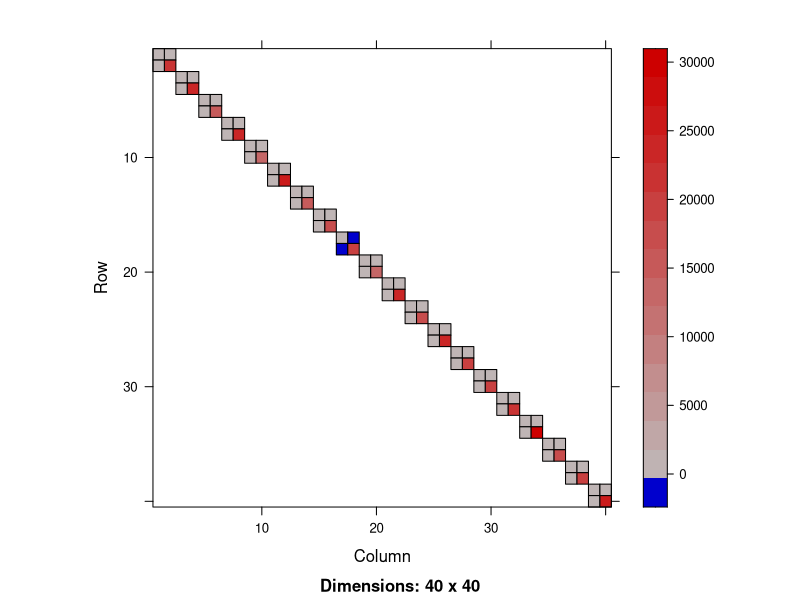

Source code (R):
library(MASS)
library(Matrix)
library(lme4)

# Say 20 subs, 5 readings each
fS <- gl(20, 50)
JS <- t(as(fS, Class = "sparseMatrix"))
num_s <- 5

# Random intercept and random readings as RFX
XS <- cbind(1,20*rnorm(1000))

# Generate random effects matrix for subject factor
ZS <- t(KhatriRao(t(JS), t(XS)))

# Construct RFX matrix
Z <- ZS

# Image of Z'Z
image(t(Z)%*%Z)

# Image of Zi'Zi where Z1 is the first 10 rows of Z, 
# z2 is second and so on
#image(t(Z[1:10,])%*%Z[1:10,])
#image(t(Z[11:20,])%*%Z[11:20,])

# Fixed effects matrix
X <- cbind(1, rnorm(1000), rnorm(1000))

# Make RFX variance matrix
cov_s <- matrix(c(2,0.5,0.5,4),nrow=2,ncol=2)

# Combine to get sparse block diag
sigma <- cov_s
for (i in c(2:20)){
  sigma <- bdiag(sigma, cov_s)
}

# Generate b
b <- mvrnorm(n = 1, matrix(0L, nrow = dim(Z)[2], ncol = 1), sigma, tol = 1e-6, empirical = FALSE, EISPACK = FALSE)

# Generate beta
beta <- c(1:3)

# Generate response 
y <- X%*%beta + Z%*%b + rnorm(1000)

#------------------------------------------------------------------------------------------------
# Now to see if lmer can decipher this model
y <- as.matrix(y)

x1 <- as.matrix(X[,1])
x2 <- as.matrix(X[,2])
x3 <- as.matrix(X[,3])

z1 <- as.matrix(XS[,1])
z2 <- as.matrix(XS[,2])

m <- lmer(y ~ x2 + x3 + (z2|fS), REML=FALSE) #Don't need intercepts in R - automatically assumed

# FFX estimates
fixef(m)
print(beta)

# RFX estimates
ranef(m)
print(t(matrix(b, 2, 20)))

# RFX variances
as.matrix(Matrix::bdiag(VarCorr(m)))
print(cov_s)

summary(m)

setwd('C:/Users/TomM/Documents/BLMM-testdata')

# 3 column format for Z
Z_3col<-as.data.frame(summary(Z))
colnames(Z_3col) <- NULL
write.csv(Z_3col,file="./Z_3col_1factor.csv",row.names=FALSE)

sigma_3col<-as.data.frame(summary(sigma))
colnames(sigma_3col) <- NULL
write.csv(sigma_3col,file="./true_rfxvar_3col_1factor.csv",row.names=FALSE)

X <- as.data.frame(X)
colnames(X)<-NULL
write.csv(X,file="./X_1factor.csv",row.names=FALSE)

y <- as.data.frame(y)
colnames(y)<-NULL
write.csv(y,file="./Y_1factor.csv",row.names=FALSE)

beta <- as.data.frame(beta)
colnames(beta)<-NULL
write.csv(beta,file="./true_beta_1factor.csv",row.names=FALSE)


true_rfx <- data.frame(b)
colnames(true_rfx) <- NULL
write.csv(true_rfx,file="./true_b_1factor.csv",row.names=FALSE)

true_ffxvar <- data.frame(c(1))
colnames(true_ffxvar) <- NULL
write.csv(true_ffxvar,file="./true_ffxvar_1factor.csv",row.names=FALSE)

# Save the estimates as well
rfx_1<-ranef(m)$fS
colnames(rfx_1) <- ''
est_rfx <- rfx_1
colnames(est_rfx) <- NULL
write.csv(est_rfx,file="./estd_b_1factor.csv",row.names=FALSE)

rfxvar_est <- data.frame(as.matrix(Matrix::bdiag(VarCorr(m))))
colnames(rfxvar_est) <- NULL
write.csv(rfxvar_est,file="./estd_rfxvar_1factor.csv",row.names=FALSE)

est_ffx <- data.frame(fixef(m))
colnames(est_ffx) <- NULL
write.csv(est_ffx,file="./estd_beta_1factor.csv",row.names=FALSE)

est_ll <- data.frame(logLik(m))
colnames(est_ll) <- NULL
write.csv(est_ll,file="./estd_ll_1factor.csv",row.names=FALSE)


